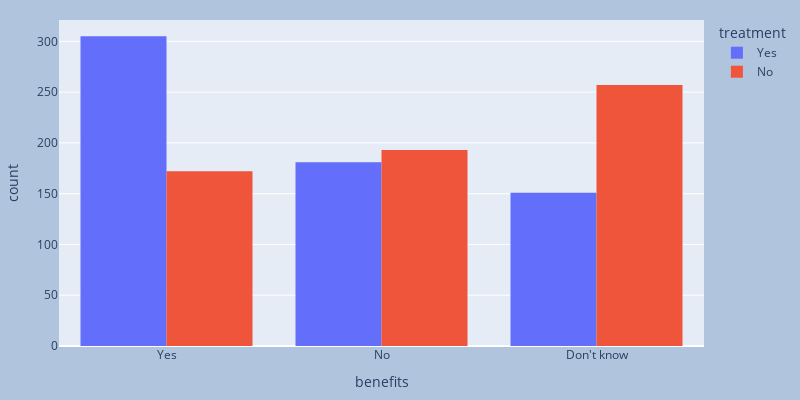

The cell this chart's notebook holds for it:
### Code cell
fig = px.histogram(data, x = 'benefits',color='treatment',barmode='group', width=800, height=400)
fig.update_layout(
    margin=dict(l=20, r=20, t=20, b=20),
    paper_bgcolor="LightSteelBlue",
)

fig.show()

### Figure 1 — Plotly figure (JSON) as saved in the notebook; plotly's stock layout.template omitted (floating-point values rounded to 4 significant figures; data arrays with more than 128 entries replaced by an {"elided": "..."} marker saying what was removed)
{"data": [{"alignmentgroup": "True", "bingroup": "x", "hovertemplate": "treatment=Yes<br>benefits=%{x}<br>count=%{y}<extra></extra>", "legendgroup": "Yes", "marker": {"color": "#636efa", "pattern": {"shape": ""}}, "name": "Yes", "offsetgroup": "Yes", "orientation": "v", "showlegend": true, "type": "histogram", "x": {"elided": "637 str values"}, "xaxis": "x", "yaxis": "y"}, {"alignmentgroup": "True", "bingroup": "x", "hovertemplate": "treatment=No<br>benefits=%{x}<br>count=%{y}<extra></extra>", "legendgroup": "No", "marker": {"color": "#EF553B", "pattern": {"shape": ""}}, "name": "No", "offsetgroup": "No", "orientation": "v", "showlegend": true, "type": "histogram", "x": {"elided": "622 str values"}, "xaxis": "x", "yaxis": "y"}], "layout": {"barmode": "group", "height": 400, "legend": {"title": {"text": "treatment"}, "tracegroupgap": 0}, "margin": {"b": 20, "l": 20, "r": 20, "t": 20}, "paper_bgcolor": "LightSteelBlue", "width": 800, "xaxis": {"anchor": "y", "domain": [0, 1], "title": {"text": "benefits"}}, "yaxis": {"anchor": "x", "domain": [0, 1], "title": {"text": "count"}}}}
